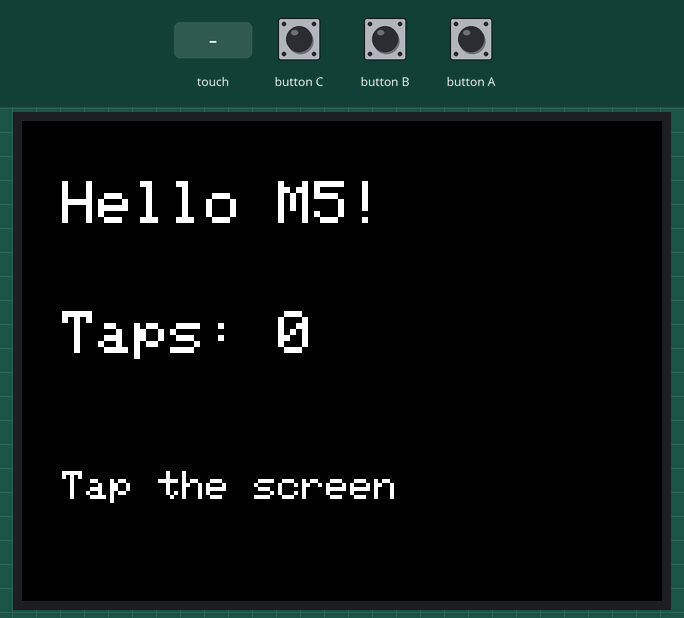
Recording of a program running on a simulated ESP32. Parts: 320×240 colour display. The test bench sets the inputs (shaded band). What the program prints to the serial monitor is not drawn.

Above: at 1.4 s.
1.5 s: touch panel pressed at 13 % / 10 % of its raw x / y range
At 2.7 s:
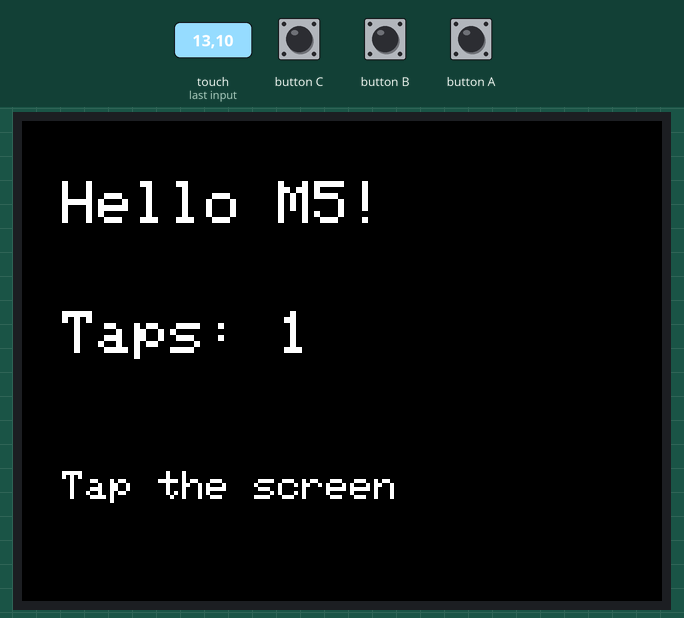
3.0 s: touch panel pressed at 38 % / 10 % of its raw x / y range
At 4.2 s:
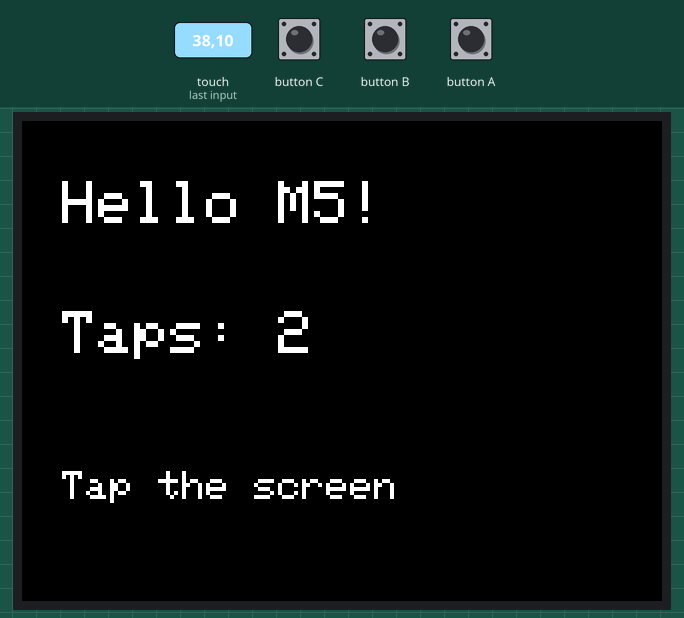
Timing chart, 0 to 6.0 s (numbered marks = the images above; inputs shaded):
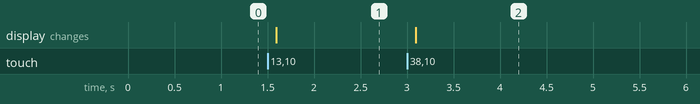

Measured:
- after the input at 1.5 s, the display: changes after 0.09 s (image 1)
- after the input at 3.0 s, the display: changes after 0.10 s (image 2)

The program:

main.cpp
```cpp
// ============================================================
//  M5Stack Core2 - 最初の動作確認プログラム (Hello)
// ------------------------------------------------------------
//  やること:
//   - 画面に "Hello M5!" と表示する
//   - 画面をタッチするとカウントが増える
//   - 同じ内容をPCのシリアルモニタにも出す
//  これが動けば「書き込み環境 → M5本体」が一通り通った証拠。
//  GPS や WiFi はこの次のステップで足していく。
// ============================================================

#include <M5Unified.h>

int count = 0;

// 画面を描き直す
void draw() {
  M5.Display.fillScreen(TFT_BLACK);
  M5.Display.setTextColor(TFT_WHITE, TFT_BLACK);

  M5.Display.setTextSize(3);
  M5.Display.setCursor(20, 30);
  M5.Display.println("Hello M5!");

  M5.Display.setCursor(20, 95);
  M5.Display.printf("Taps: %d", count);

  M5.Display.setTextSize(2);
  M5.Display.setCursor(20, 175);
  M5.Display.println("Tap the screen");
}

void setup() {
  auto cfg = M5.config();
  M5.begin(cfg);            // 画面・タッチ・電源などをまとめて初期化
  draw();
  Serial.println("M5Stack Core2 booted. Tap the screen!");
}

void loop() {
  M5.update();             // ボタン/タッチの状態を更新（毎ループ必須）

  auto t = M5.Touch.getDetail();
  if (t.wasPressed()) {    // 画面が「今押された」瞬間だけ true
    count++;
    Serial.printf("tap! count=%d\n", count);
    draw();
  }

  delay(10);
}
```
